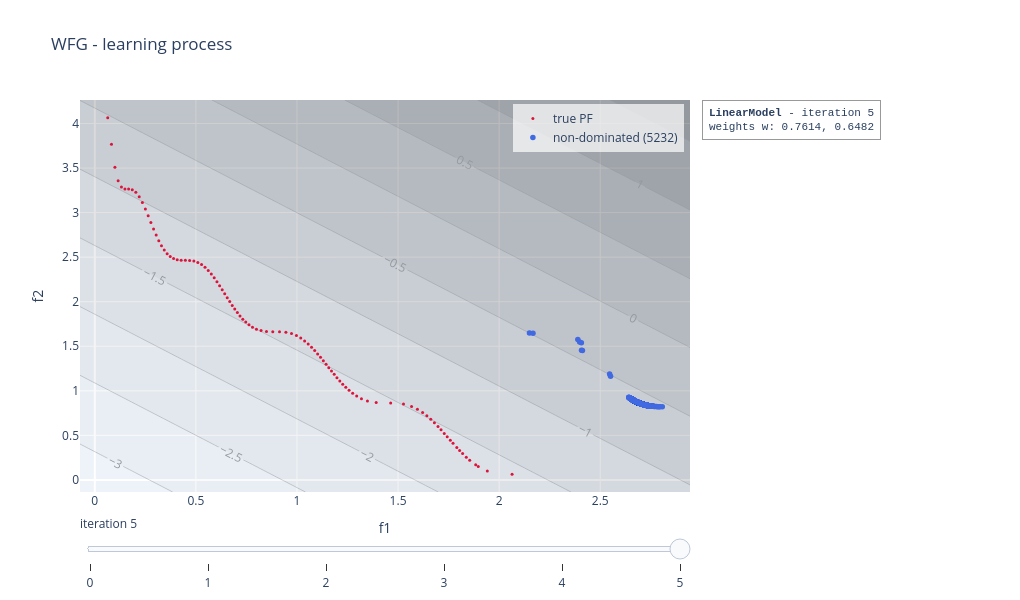

Notebook cell for this chart:
### Code cell
linear_model.visualise("learning", plot_scalarisation = True, show = False)

### Figure 1 — Plotly figure (JSON) as saved in the notebook; plotly's stock layout.template omitted (floating-point values rounded to 4 significant figures; data arrays with more than 128 entries replaced by an {"elided": "..."} marker saying what was removed)
{"data": [{"marker": {"color": "crimson", "size": 3}, "mode": "markers", "name": "true PF", "type": "scatter", "x": [0.06395, 0.08254, 0.09947, 0.1155, 0.1317, 0.1491, 0.1673, 0.1854, 0.203, 0.2197, 0.2353, 0.25, 0.264, 0.2775, 0.2906, 0.3035, 0.3166, 0.3298, 0.3435, 0.3578, 0.3731, 0.3897, 0.4076, 0.4272, 0.448, 0.4692, 0.4899, 0.5096, 0.5281, 0.5452, 0.5612, 0.5763, 0.5905, 0.6042, 0.6174, 0.6301, 0.6426, 0.6551, 0.6674, 0.6797, 0.6922, 0.7051, 0.7183, 0.7321, 0.7468, 0.7626, 0.78, 0.7997, 0.8224, 0.8491, 0.8803, 0.9136, 0.9452, 0.973, 0.9974, 1.019, 1.038, 1.056, 1.072, 1.088, 1.102, 1.117, 1.13, 1.144, 1.157, 1.171, 1.184, 1.198, 1.212, 1.226, 1.241, 1.258, 1.275, 1.295, 1.319, 1.349, 1.392, 1.463, 1.527, 1.567, 1.596, 1.622, 1.642, 1.662, 1.68, 1.698, 1.713, 1.729, 1.743, 1.759, 1.772, 1.791, 1.804, 1.819, 1.838, 1.854, 1.884, 1.897, 1.942, 2.064], "y": [4.064, 3.767, 3.508, 3.359, 3.288, 3.266, 3.264, 3.256, 3.228, 3.179, 3.115, 3.042, 2.965, 2.889, 2.816, 2.748, 2.685, 2.628, 2.58, 2.539, 2.507, 2.484, 2.47, 2.465, 2.464, 2.463, 2.456, 2.441, 2.418, 2.387, 2.351, 2.312, 2.269, 2.225, 2.18, 2.135, 2.09, 2.045, 2.001, 1.959, 1.917, 1.878, 1.84, 1.804, 1.771, 1.741, 1.714, 1.692, 1.676, 1.666, 1.664, 1.663, 1.657, 1.642, 1.62, 1.592, 1.56, 1.525, 1.489, 1.452, 1.414, 1.375, 1.337, 1.298, 1.26, 1.222, 1.184, 1.147, 1.11, 1.075, 1.04, 1.006, 0.9726, 0.9411, 0.9118, 0.8861, 0.8678, 0.8638, 0.8516, 0.8247, 0.793, 0.7552, 0.7184, 0.6797, 0.6408, 0.5988, 0.562, 0.5219, 0.4845, 0.4447, 0.4102, 0.3638, 0.3298, 0.2954, 0.2551, 0.2213, 0.1694, 0.1503, 0.1001, 0.06395]}, {"marker": {"color": "royalblue", "size": 5.5}, "mode": "markers", "name": "non-dominated (5232)", "type": "scatter", "x": {"elided": "5232 float values"}, "y": {"elided": "5232 float values"}}, {"colorscale": [[0, "rgb(255,255,255)"], [0.125, "rgb(240,240,240)"], [0.25, "rgb(217,217,217)"], [0.375, "rgb(189,189,189)"], [0.5, "rgb(150,150,150)"], [0.625, "rgb(115,115,115)"], [0.75, "rgb(82,82,82)"], [0.875, "rgb(37,37,37)"], [1, "rgb(0,0,0)"]], "contours": {"showlabels": true}, "opacity": 0.35, "showlegend": false, "showscale": false, "type": "contour", "x": [-0.0732, -0.02206, 0.02908, 0.08022, 0.1314, 0.1825, 0.2336, 0.2848, 0.3359, 0.3871, 0.4382, 0.4893, 0.5405, 0.5916, 0.6428, 0.6939, 0.745, 0.7962, 0.8473, 0.8985, 0.9496, 1.001, 1.052, 1.103, 1.154, 1.205, 1.256, 1.308, 1.359, 1.41, 1.461, 1.512, 1.563, 1.614, 1.666, 1.717, 1.768, 1.819, 1.87, 1.921, 1.972, 2.024, 2.075, 2.126, 2.177, 2.228, 2.279, 2.33, 2.381, 2.433, 2.484, 2.535, 2.586, 2.637, 2.688, 2.739, 2.791, 2.842, 2.893, 2.944], "y": [-0.136, -0.06147, 0.0131, 0.08768, 0.1623, 0.2368, 0.3114, 0.386, 0.4606, 0.5351, 0.6097, 0.6843, 0.7589, 0.8334, 0.908, 0.9826, 1.057, 1.132, 1.206, 1.281, 1.355, 1.43, 1.505, 1.579, 1.654, 1.728, 1.803, 1.878, 1.952, 2.027, 2.101, 2.176, 2.25, 2.325, 2.4, 2.474, 2.549, 2.623, 2.698, 2.772, 2.847, 2.922, 2.996, 3.071, 3.145, 3.22, 3.294, 3.369, 3.444, 3.518, 3.593, 3.667, 3.742, 3.816, 3.891, 3.966, 4.04, 4.115, 4.189, 4.264], "z": {"elided": "60x60 float values"}}], "layout": {"annotations": [{"align": "left", "bgcolor": "rgba(255,255,255,0.85)", "bordercolor": "#999999", "borderpad": 6, "borderwidth": 1, "font": {"family": "Courier New, monospace", "size": 11}, "showarrow": false, "text": "<b>LinearModel</b> - iteration 5<br>weights w: 0.7614, 0.6482", "x": 1.02, "xanchor": "left", "xref": "paper", "y": 1, "yanchor": "top", "yref": "paper"}], "height": 600, "legend": {"bgcolor": "rgba(255,255,255,0.7)", "x": 0.99, "xanchor": "right", "y": 0.99, "yanchor": "top"}, "margin": {"r": 330}, "showlegend": true, "sliders": [{"active": 5, "currentvalue": {"prefix": "iteration "}, "steps": [{"args": [["0"], {"frame": {"redraw": true}, "mode": "immediate"}], "label": "0", "method": "animate"}, {"args": [["1"], {"frame": {"redraw": true}, "mode": "immediate"}], "label": "1", "method": "animate"}, {"args": [["2"], {"frame": {"redraw": true}, "mode": "immediate"}], "label": "2", "method": "animate"}, {"args": [["3"], {"frame": {"redraw": true}, "mode": "immediate"}], "label": "3", "method": "animate"}, {"args": [["4"], {"frame": {"redraw": true}, "mode": "immediate"}], "label": "4", "method": "animate"}, {"args": [["5"], {"frame": {"redraw": true}, "mode": "immediate"}], "label": "5", "method": "animate"}]}], "title": {"text": "WFG - learning process"}, "width": 1020, "xaxis": {"range": [-0.0732, 2.944], "title": {"text": "f1"}}, "yaxis": {"range": [-0.136, 4.264], "title": {"text": "f2"}}}}
